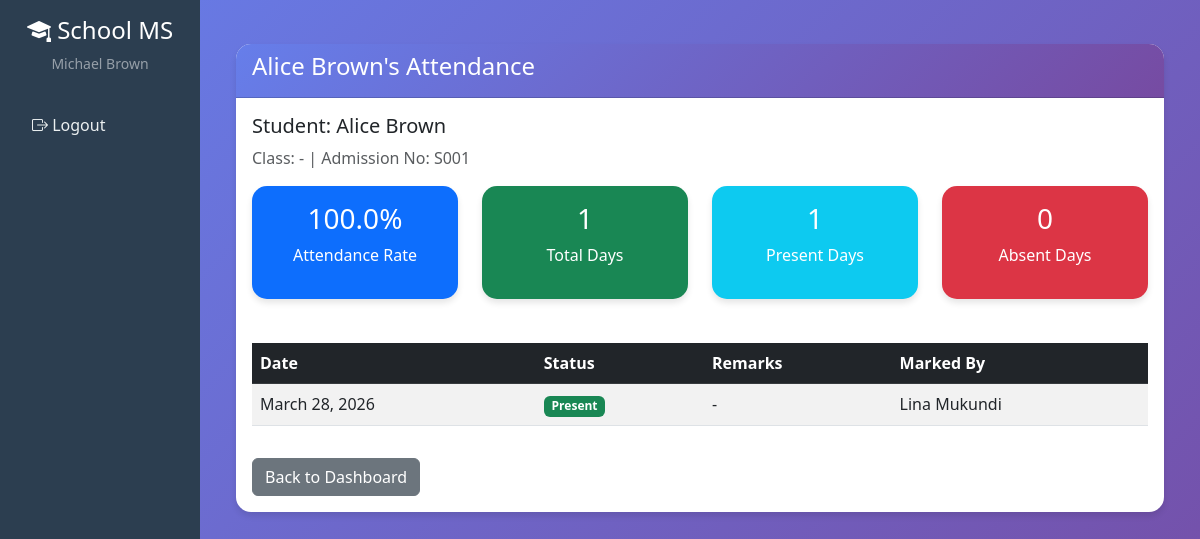
Page /parent/child/1/attendance/ (signed in) on the committed database.
### core/models.py (models this page shows, shortened)
class Student(models.Model):
    user = models.OneToOneField(User, on_delete=models.CASCADE, related_name='student_profile')
    admission_number = models.CharField(max_length=20, unique=True)
    date_of_birth = models.DateField()
    grade = models.CharField(max_length=10)
    parent = models.ForeignKey(User, on_delete=models.SET_NULL, null=True, blank=True,
                               related_name='children', limit_choices_to={'profile__user_type': 'parent'})

class Attendance(models.Model):
    STATUS_CHOICES = (
        ('present', 'Present'),
        ('absent', 'Absent'),
        ('late', 'Late'),
        ('excused', 'Excused'),
    )
    student = models.ForeignKey(Student, on_delete=models.CASCADE, related_name='attendance')
    date = models.DateField()
    status = models.CharField(max_length=10, choices=STATUS_CHOICES, default='present')
    remarks = models.TextField(blank=True, null=True)
    marked_by = models.ForeignKey(Teacher, on_delete=models.SET_NULL, null=True, related_name='attendance_marked')
    created_at = models.DateTimeField(auto_now_add=True)
    updated_at = models.DateTimeField(auto_now=True)
    class Meta:
        unique_together = ['student', 'date']
        ordering = ['-date', 'student']
        verbose_name_plural = 'Attendance'

class Teacher(models.Model):
    user = models.OneToOneField(User, on_delete=models.CASCADE, related_name='teacher_profile')
    employee_id = models.CharField(max_length=20, unique=True)
    specialization = models.CharField(max_length=100)
    date_joined = models.DateField(auto_now_add=True)

### core/views.py (the view)
# urls.py: path('parent/child/<int:student_id>/attendance/', views.parent_view_child_attendance, name='parent_view_child_attendance'),
@login_required
def parent_view_child_attendance(request, student_id):
    if not hasattr(request.user, 'profile') or request.user.profile.user_type != 'parent':
        messages.error(request, 'Access denied.')
        return redirect('dashboard')
    student = get_object_or_404(Student, id=student_id, parent=request.user)
    attendance_records = Attendance.objects.filter(student=student).order_by('-date')
    total_days = attendance_records.count()
    present_days = attendance_records.filter(status='present').count()
    absent_days = attendance_records.filter(status='absent').count()
    late_days = attendance_records.filter(status='late').count()
    excused_days = attendance_records.filter(status='excused').count()
    attendance_percentage = (present_days / total_days * 100) if total_days > 0 else 0
    context = {
        'student': student,
        'attendance_records': attendance_records,
        'total_days': total_days,
        'present_days': present_days,
        'absent_days': absent_days,
        'late_days': late_days,
        'excused_days': excused_days,
        'attendance_percentage': attendance_percentage,
    }
    return render(request, 'parent_view_attendance.html', context)

### templates/parent_view_attendance.html (shortened to what this page needs)
{% extends 'base.html' %}
{% block content %}
<div class="container mt-4">
    <div class="row">
        <div class="col-md-12">
            <div class="card">
                <div class="card-header bg-info text-white">
                    <h4> {{ student.user.get_full_name|default:student.user.username }}'s Attendance</h4>
                </div>
                <div class="card-body">
                    <div class="mb-3">
                        <h5>Student: {{ student.user.get_full_name|default:student.user.username }}</h5>
                        <p class="text-muted">Class: {{ student.class_name }} - {{ student.section }} | Admission No: {{ student.admission_number }}</p>
                    </div>
                    <div class="row mb-4">
                        <div class="col-md-3">
                            <div class="card bg-primary text-white">
                                <div class="card-body text-center">
                                    <h3>{{ attendance_percentage|floatformat:1 }}%</h3>
                                    <p>Attendance Rate</p>
                                </div>
                            </div>
                        </div>
                        <div class="col-md-3">
                            <div class="card bg-success text-white">
                                <div class="card-body text-center">
                                    <h3>{{ total_days }}</h3>
                                    <p>Total Days</p>
                                </div>
                            </div>
                        </div>
                        <div class="col-md-3">
                            <div class="card bg-info text-white">
                                <div class="card-body text-center">
                                    <h3>{{ present_days }}</h3>
                                    <p>Present Days</p>
                                </div>
                            </div>
                        </div>
                        <div class="col-md-3">
                            <div class="card bg-danger text-white">
                                <div class="card-body text-center">
                                    <h3>{{ absent_days }}</h3>
                                    <p>Absent Days</p>
                                </div>
                            </div>
                        </div>
                    </div>
                    <div class="table-responsive">
                        <table class="table table-striped table-hover">
                            <thead class="table-dark">
                                <tr>
                                    <th>Date</th>
                                    <th>Status</th>
                                    <th>Remarks</th>
                                    <th>Marked By</th>
                                </tr>
                            </thead>
                            <tbody>
                                {% for record in attendance_records %}
                                    <tr>
                                        <td>{{ record.date }}</td>
                                        <td>
                                            {% if record.status == 'present' %}
                                                <span class="badge bg-success">Present</span>
                                            {% elif record.status == 'absent' %}
                                                <span class="badge bg-danger">Absent</span>
                                            {% elif record.status == 'late' %}
                                                <span class="badge bg-warning">Late</span>
                                            {% elif record.status == 'excused' %}
                                                <span class="badge bg-info">Excused</span>
                                            {% endif %}
                                        </td>
                                        <td>{{ record.remarks|default:"-" }}</td>
                                        <td>{{ record.marked_by.user.get_full_name|default:record.marked_by.user.username }}</td>
                                    </tr>
                                {% empty %}
                                    <tr>
                                        <td colspan="4" class="text-center text-muted">No attendance records found</td>
                                    </tr>
                                {% endfor %}
                            </tbody>
                        </table>
                    </div>
                    <div class="mt-3">
                        <a href="{% url 'parent_dashboard' %}" class="btn btn-secondary">
                             Back to Dashboard
                        </a>
                    </div>
                </div>
            </div>
        </div>
    </div>
</div>
{% endblock %}

### templates/base.html (shortened to what this page needs)
<!DOCTYPE html>
<html lang="en">
<head>
    <link href="https://cdn.jsdelivr.net/npm/bootstrap@5.3.0/dist/css/bootstrap.min.css" rel="stylesheet">
    <link rel="stylesheet" href="https://cdn.jsdelivr.net/npm/bootstrap-icons@1.10.0/font/bootstrap-icons.css">
</head>
<body>
    {% if user.is_authenticated %}
    <div class="container-fluid">
        <div class="row">
            <nav class="col-md-2 d-md-block sidebar">
                <div class="position-sticky pt-3">
                    <div class="text-center mb-4">
                        <h4 class="text-white"><i class="bi bi-mortarboard-fill"></i> School MS</h4>
                        <p class="text-white-50 small">{{ user.get_full_name|default:user.username }}</p>
                    </div>
                    <ul class="nav flex-column">
                        <li class="nav-item mt-auto">
                            <a class="nav-link" href="{% url 'logout' %}">
                                <i class="bi bi-box-arrow-right"></i> Logout
                            </a>
                        </li>
                    </ul>
                </div>
            </nav>
            <main class="col-md-10 ms-sm-auto px-md-4 content-wrapper">
                {% block content %}{% endblock %}
            </main>
        </div>
    </div>
    {% endif %}
</body>
</html>

### templates/base.html (style rules this page uses)
body { min-height: 100vh; background: linear-gradient(135deg, #667eea 0%, #764ba2 100%); }
.sidebar { min-height: 100vh; background-color: #2c3e50; }
.sidebar a { color: #ecf0f1; text-decoration: none; padding: 15px 20px; display: block; transition: all 0.3s; }
.content-wrapper { padding: 20px; }
.card { border: none; border-radius: 15px; box-shadow: 0 4px 6px rgba(0, 0, 0, 0.1); margin-bottom: 20px; }
.card-header { background: linear-gradient(135deg, #667eea 0%, #764ba2 100%); color: white; border-radius: 15px 15px 0 0 !important; font-weight: bold; }
.table { background: white; }

### rows in the picture
Student: user.get_full_name "Alice Brown", admission_number "S001"
Attendance: date "March 28, 2026", status "Present", remarks "-", marked_by.user.get_full_name "Lina Mukundi"

### other values in the picture
{{ user.get_full_name|default:user.username }} "Michael Brown"
{{ attendance_percentage|floatformat:1 }} "100.0"
{{ total_days }} "1"
{{ present_days }} "1"
{{ absent_days }} "0"
